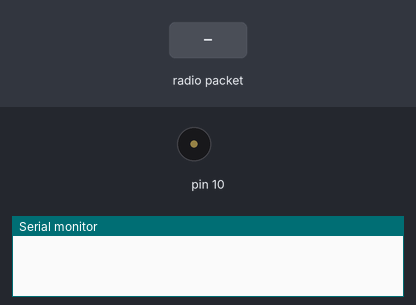
The sketch below on a simulated Arduino Uno, built with avr-gcc and run on an emulated ATmega328P. On the bench: buzzer (waves = sounding), the last lines printed to the serial monitor. The test bench sets the inputs (shaded band). No radio packets arrive unless stated.

Above: at 0.01 s.
At 1.2 s:
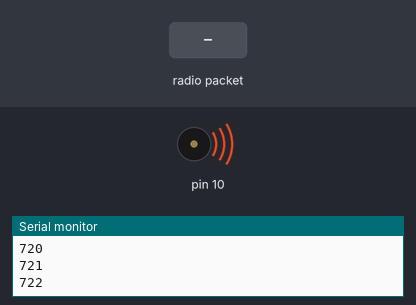
1.3 s: radio packet "1" arrives
At 2.2 s:
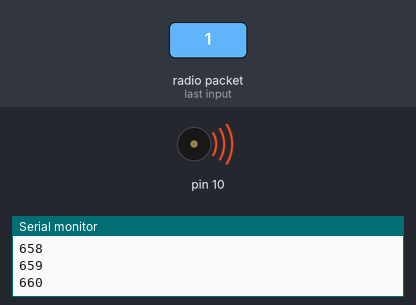
Timing chart, 0 to 4.3 s (numbered marks = the images above; inputs shaded):
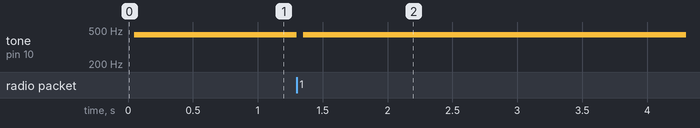

Measured:
- after the input at 1.3 s, tone on pin 10: 440 Hz → silent at once, → 440 Hz 0.05 s later

The sketch:

Receptor_RF.ino
```cpp
#include <VirtualWire.h>
int countNS =0;

void setup()
{
    Serial.begin(9600);

// Initialise the IO and ISR
    vw_set_ptt_inverted(true);
    vw_setup(2000);
    vw_set_rx_pin(4);
    vw_rx_start();
    pinMode(10,OUTPUT);
}

void loop()
{
    uint8_t buf[VW_MAX_MESSAGE_LEN];
    uint8_t buflen = VW_MAX_MESSAGE_LEN;
   // Serial.println("NADA");
    if(countNS>500){
       tone(10,440);
       Serial.println(countNS);
     }
    if (vw_get_message(buf, &buflen))
    {
      //Serial.print("RANGO, ");
      //Serial.println(countNS);
      countNS = 0;
      noTone(10);
     }else{
      countNS++;
     }


}
```
